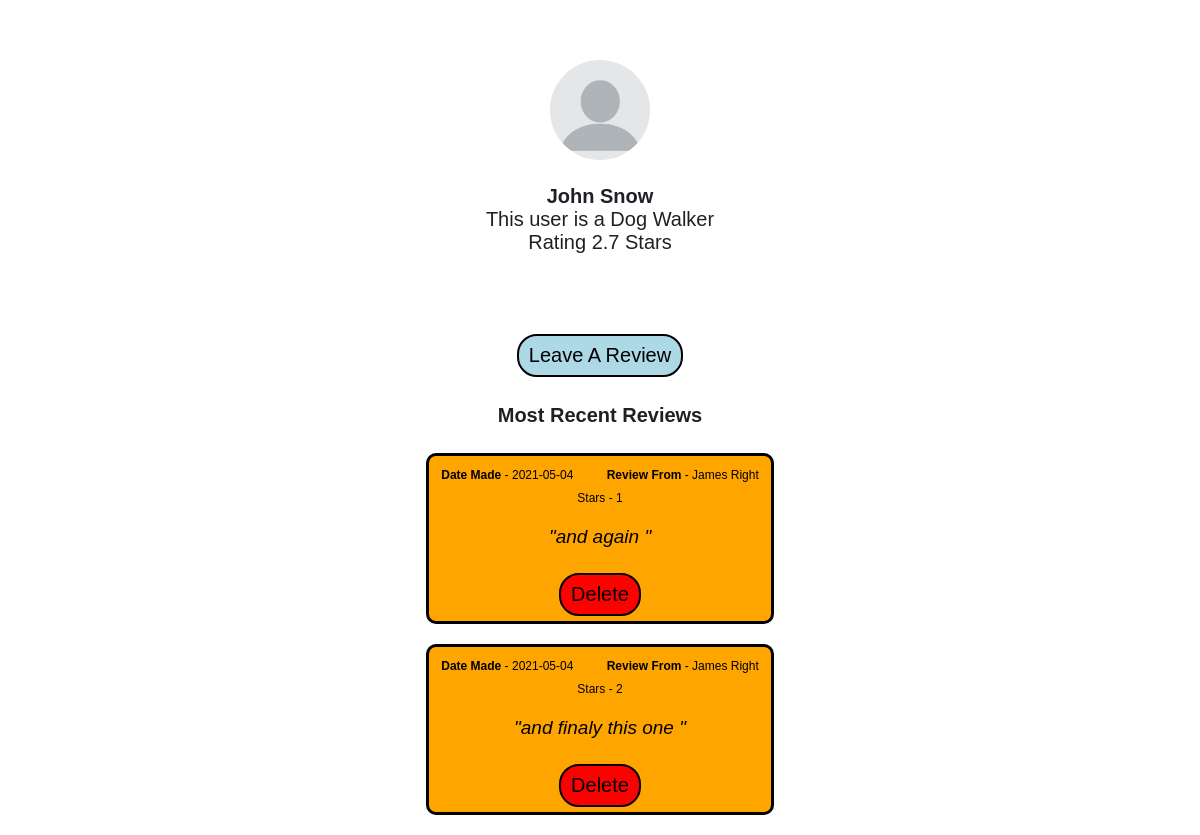
Before: /profile/1 with the older database file.
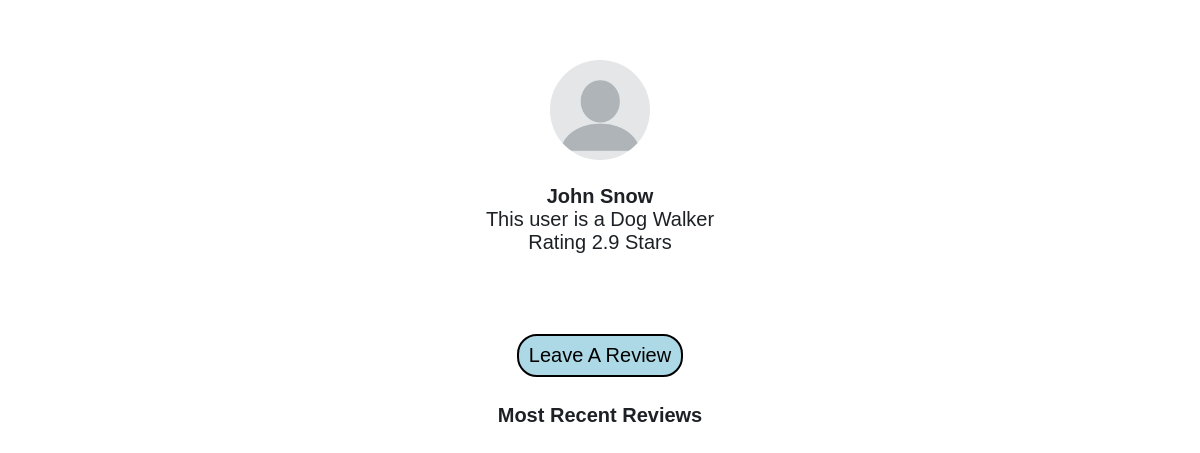
After: the same page with the newer database file.
### tables this page shows
CREATE TABLE users (
            usrId integer primary key,
            email text,
            password text,
            firstName text,
            lastName text,
            accType text,
            postcode text,
            numberOfReviews integer,
            starRating real
            );

CREATE TABLE review (
            byUsrId integer,
            forUsrId integer,
            date text,
            star integer,
            message text,
            PRIMARY KEY (byUsrId, forUsrId, message)
            );

### app.py (the view)
@app.route('/profile/<usrId>')
def profile(usrId):
    userObj = user(usrId)
    return render_template('profile.html', userObj=userObj, user=user)

### database.py (called while the page is built)
    def search(self, col="null", search="null"):
        conn = sqlite3.connect('main.db')
        c = conn.cursor()
        if col == "email":
            c.execute(f'SELECT * FROM users WHERE email="{search}"')
            data = c.fetchall()
        elif col == "password":
            c.execute(f'SELECT * FROM users WHERE password="{search}"')
            data = c.fetchall()
        elif col == "usrId":
            c.execute(f'SELECT * FROM users WHERE usrId="{search}"')
            data = c.fetchall()
        elif col == "postcode":
            c.execute(f'SELECT * FROM users WHERE postcode="{search}"')
            data = c.fetchall()
        else:
            c.execute(f'SELECT * FROM users')
            data = c.fetchall()
        conn.commit()
        conn.close()
        return(data)

    def getReviewsFor(self, usrId):
        conn = sqlite3.connect('main.db')
        c = conn.cursor()
        c.execute(f'SELECT * FROM review WHERE forUsrId="{usrId}" ORDER BY date DESC Limit 5')
        data = c.fetchall()
        return(data)
        conn.commit()
        conn.close()

### user.py (called while the page is built)
    def getReviewsFor(self):
        result = db.getReviewsFor(self.usrId)
        return result

### templates/profile.html (shortened to what this page needs)
<!DOCTYPE html>
<html lang="en">
<head>
    <link rel="stylesheet" href="{{ url_for('static', filename='css/main.css') }}">
    <link rel="stylesheet" href="{{ url_for('static', filename='css/profile.css') }}">
</head>
<body>
    <img src="{{ url_for('static', filename='profilePic.png') }}">
    <p><span class="name"> {{ userObj.fName }} {{ userObj.lName }}</span><br>
        This user is a Dog {{ (userObj.accType).capitalize() }} <br>
        Rating {{ userObj.starRating }} Stars
    </p>
    <p>
        <a href="/leaveReview/{{ userObj.usrId }}" id="topButton">Leave A Review</a>
        <h4>Most Recent Reviews</h6>
        {% for i in userObj.getReviewsFor() %}
            <div class="review">
                <span style="font-size: 12px;">
                    <span class="name">Date Made</span> -  {{ i[2] }}<span style="padding-left: 30px;"></span>
                    <span class="name">Review From </span> - {{ user(i[0]).fName }} {{ user(i[0]).lName }} <br>
                    <span class="">Stars - {{ i[3] }} </span>
                    <p class="reviewText">"{{ i[4] }}"</p>
                </span>
                <a href="/delRev/{{ i[0] }}-{{ i[1] }}-{{ i[4].strip() }}-{{ i[3] }}">Delete</a>
            </div>
        {% endfor %}
    </p>
</body>

### static/css/main.css (style rules this page uses)
body { font-size: 20px; font-weight: 100; text-decoration: none; text-align: center; color: rgb(29, 33, 37); font-family: Arial, Helvetica, sans-serif; }
img { height: 100px; width: auto; border-radius: 70%; }

### static/css/profile.css (style rules this page uses)
.name { font-weight: bold; }
a { font-size: 20px; border: 2px solid black; border-radius: 20px; background-color: red ; padding: 8px 10px; display: inline-block; margin-top: 6px; text-decoration: none; color: black; }
#topButton { background-color: lightblue; margin-top: 60px; }

Changed rows visible on the page:
removed review: date "2021-05-04", byUsrId.firstName "James", byUsrId.lastName "Right", star "1", message "and again"
removed review: date "2021-05-04", byUsrId.firstName "James", byUsrId.lastName "Right", star "2", message "and finaly this one"
changed users "John": starRating "2.7" → "2.9"
